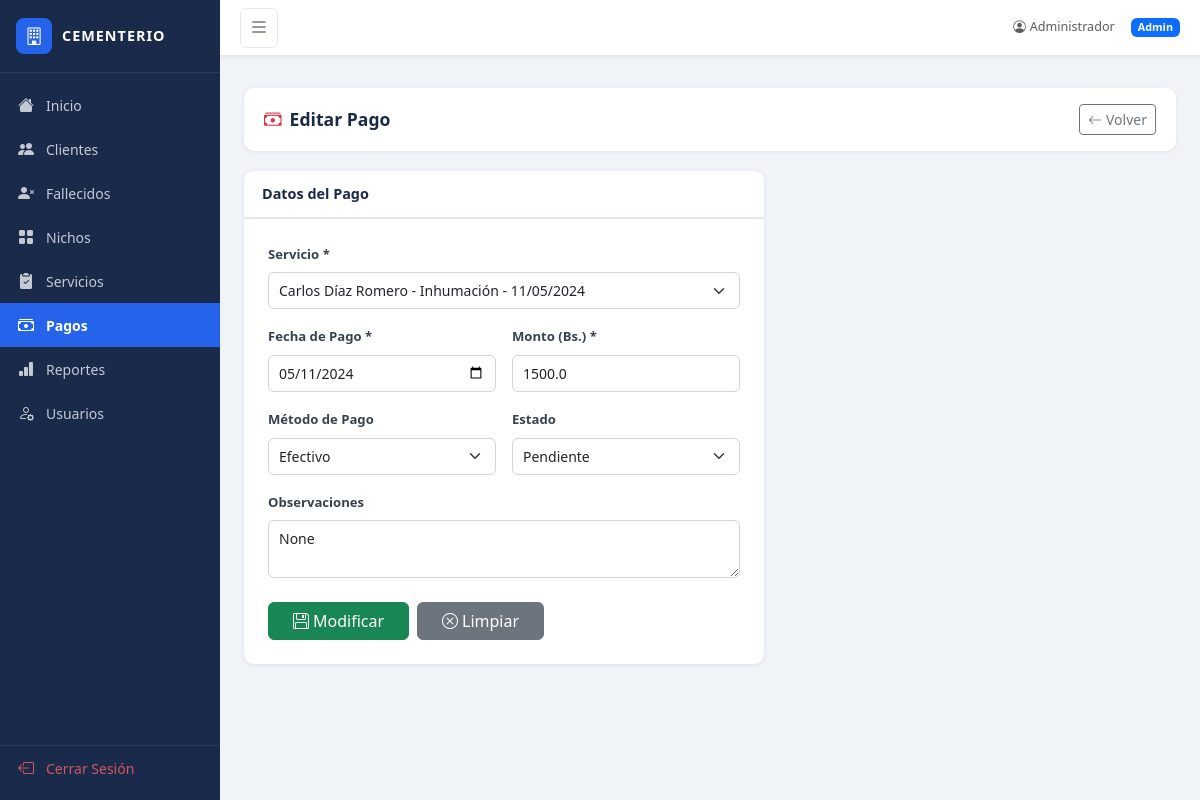
Page /pagos/editar/3 (signed in) on the committed database.
### app.py (models this page shows)
class Pago(db.Model):
    id = db.Column(db.Integer, primary_key=True)
    servicio_id = db.Column(db.Integer, db.ForeignKey('servicio.id'), nullable=False)
    fecha_pago = db.Column(db.Date, nullable=False)
    monto = db.Column(db.Float, nullable=False)
    metodo_pago = db.Column(db.String(50))
    estado = db.Column(db.String(20), default='Pendiente')
    observaciones = db.Column(db.Text)

class Fallecido(db.Model):
    id = db.Column(db.Integer, primary_key=True)
    nombre = db.Column(db.String(150), nullable=False)
    fecha_fallecimiento = db.Column(db.Date, nullable=False)
    causa_muerte = db.Column(db.String(200))
    cliente_id = db.Column(db.Integer, db.ForeignKey('cliente.id'), nullable=False)
    certificado_defuncion = db.Column(db.String(50))
    observaciones = db.Column(db.Text)
    servicios = db.relationship('Servicio', backref='fallecido', lazy=True)

### app.py (the view, shortened to what this page needs)
@app.route('/pagos/editar/<int:id>', methods=['GET', 'POST'])
@login_required
def pago_editar(id):
    p = Pago.query.get_or_404(id)
    servicios_lista = Servicio.query.all()
    return render_template('pago_form.html', pago=p, servicios=servicios_lista)

### app.py (called while the page is built)
def login_required(f):
    @wraps(f)
    def decorated_function(*args, **kwargs):
        if 'user_id' not in session:
            return redirect(url_for('login'))
        return f(*args, **kwargs)
    return decorated_function

### templates/pago_form.html (shortened to what this page needs)
{% extends "base.html" %}
{% block content %}
<div class="page-header">
    <h4><i class="bi bi-cash-stack me-2 text-danger"></i>{{ 'Editar' if pago else 'Nuevo' }} Pago</h4>
    <a href="{{ url_for('pagos') }}" class="btn btn-outline-secondary btn-sm">
        <i class="bi bi-arrow-left me-1"></i>Volver
    </a>
</div>
<div class="card" style="max-width:520px;">
    <div class="card-header">Datos del Pago</div>
    <div class="card-body p-4">
        <form method="POST">
            <div class="row g-3">
                <div class="col-12">
                    <label class="form-label">Servicio *</label>
                    <select name="servicio_id" class="form-select" required>
                        {% for s in servicios %}
                        <option value="{{ s.id }}" {% if pago and pago.servicio_id == s.id %}selected{% endif %}>
                            {{ s.fallecido.nombre }} - {{ s.tipo_servicio }} - {{ s.fecha_servicio.strftime('%d/%m/%Y') }}
                        </option>
                        {% endfor %}
                    </select>
                </div>
                <div class="col-md-6">
                    <label class="form-label">Fecha de Pago *</label>
                    <input type="date" name="fecha_pago" class="form-control"
                           value="{{ pago.fecha_pago.strftime('%Y-%m-%d') if pago else '' }}" required>
                </div>
                <div class="col-md-6">
                    <label class="form-label">Monto (Bs.) *</label>
                    <input type="number" step="0.01" name="monto" class="form-control"
                           value="{{ pago.monto if pago else '' }}" required>
                </div>
                <div class="col-md-6">
                    <label class="form-label">Método de Pago</label>
                    <select name="metodo_pago" class="form-select">
                        <option value="Efectivo" {% if pago and pago.metodo_pago == 'Efectivo' %}selected{% endif %}>Efectivo</option>
                    </select>
                </div>
                <div class="col-md-6">
                    <label class="form-label">Estado</label>
                    <select name="estado" class="form-select">
                        <option value="Pendiente" {% if not pago or pago.estado == 'Pendiente' %}selected{% endif %}>Pendiente</option>
                    </select>
                </div>
                <div class="col-12">
                    <label class="form-label">Observaciones</label>
                    <textarea name="observaciones" class="form-control" rows="2">{{ pago.observaciones if pago else '' }}</textarea>
                </div>
            </div>
            <div class="mt-4 d-flex gap-2">
                <button type="submit" class="btn btn-success px-4">
                    <i class="bi bi-floppy me-1"></i>{{ 'Modificar' if pago else 'Guardar' }}
                </button>
                <a href="{{ url_for('pagos') }}" class="btn btn-secondary px-4">
                    <i class="bi bi-x-circle me-1"></i>Limpiar
                </a>
            </div>
        </form>
    </div>
</div>
{% endblock %}

### static/css/style.css (style rules this page uses)
:root { --sidebar-width: 220px; --sidebar-bg: #1a2a4a; --sidebar-active: #2563eb; --sidebar-hover: #243555; --topbar-h: 56px; --accent: #2563eb; --accent-dark: #1d4ed8; }
* { box-sizing: border-box; }
body { background: #f0f4f8; font-family: 'Segoe UI', system-ui, sans-serif; font-size: 0.9rem; }
.page-header { background: #fff; border-radius: 10px; padding: 16px 20px; margin-bottom: 20px; box-shadow: 0 1px 4px rgba(0,0,0,0.07); display: flex; align-items: center; justify-content: space-between; }
.page-header h4 { margin: 0; font-weight: 700; color: #1a2a4a; font-size: 1.1rem; }
.card { border: none; border-radius: 10px; box-shadow: 0 1px 4px rgba(0,0,0,0.08); }
.card-header { background: #fff; border-bottom: 2px solid #e2e8f0; font-weight: 600; color: #1a2a4a; border-radius: 10px 10px 0 0 !important; padding: 12px 18px; }
.form-label { font-weight: 600; font-size: 0.82rem; color: #374151; }
.form-control, .form-select { border: 1px solid #d1d5db; border-radius: 6px; font-size: 0.875rem; padding: 7px 10px; }

### rows in the picture
Pago: servicio_id "Carlos Díaz Romero - Inhumación - 11/05/2024", fecha_pago "05/11/2024", monto "1500.0", metodo_pago "Efectivo", estado "Pendiente", observaciones "None"

### other values in the picture
{{ session.nombre }} "Administrador"
{{ session.rol|capitalize }} "Admin"
{{ 'Editar' if pago else 'Nuevo' }} "Editar"
{{ 'Modificar' if pago else 'Guardar' }} "Modificar"
